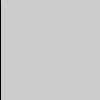
Frame 1 (no input)
Frame 60 (the mouse pressed at the canvas centre just before this capture): identical to frame 1, image omitted
Frame 120 (the mouse held since frame 60 and released just before this capture): identical to frame 1, image omitted

The Processing sketch that drew this single still picture (run headless with seeded random() and noise(); from frame 60 on, the mouse is pressed at the canvas centre):

// Processing sketch: sketch_25_1
// ── sketch_25_1.pde
//25.1

int x = 0;

void setup() { 
  size(100, 100);
  smooth();
}

void draw() {
  background(204);
  // If the 'A' key is pressed draw a line
  if ((keyPressed == true) && (key == '0')) {
     x = 99;
  } else if ((keyPressed == true) && (key == '1')) {
     x = 10;
  } else if ((keyPressed == true) && (key == '2')) {
     x = 20;
  } else if ((keyPressed == true) && (key == '3')) {
     x = 30;
  } else if ((keyPressed == true) && (key == '4')) {
     x = 40;
  } else if ((keyPressed == true) && (key == '5')) {
     x = 50;
  } else if ((keyPressed == true) && (key == '6')) {
     x = 60;
  } else if ((keyPressed == true) && (key == '7')) {
     x = 70;
  } else if ((keyPressed == true) && (key == '8')) {
     x = 80;
  } else if ((keyPressed == true) && (key == '9')) {
     x = 90;
  }
  line(x, 0, x, 100);
}
